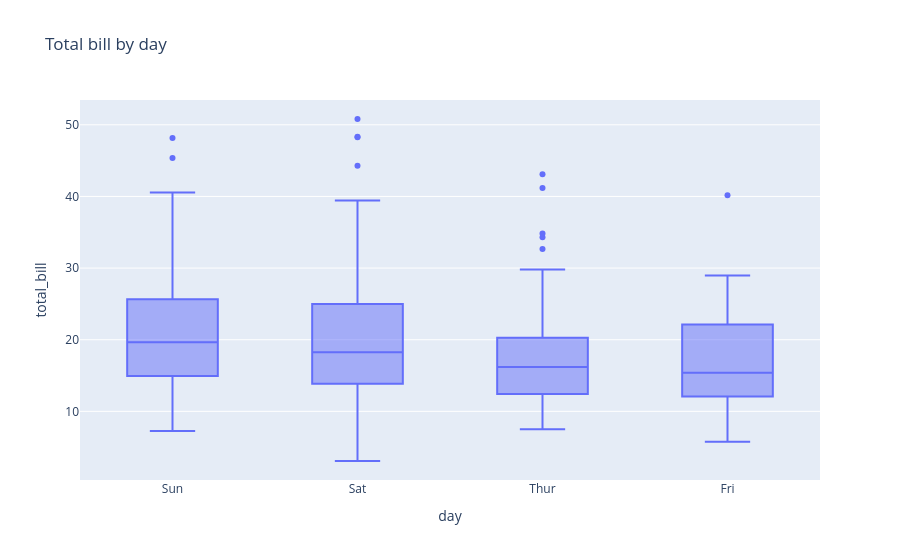

Write notebook code for a chart like this one.
### Markdown cell above
## 3. Does a number differ between groups? → `px.box`

A box plot summarizes a distribution in a few values:
- the line in the middle of the box is the **median**
- the box goes from the first quartile (25%) to the third quartile (75%)
- the points outside the whiskers are **outliers**

It is the best chart to compare a numeric variable across several groups.

### Code cell
fig = px.box(tips, x="day", y="total_bill", title="Total bill by day")
fig.show()

### Figure 1 — Plotly figure (JSON) as saved in the notebook; plotly's stock layout.template omitted (floating-point values rounded to 4 significant figures; data arrays with more than 128 entries replaced by an {"elided": "..."} marker saying what was removed)
{"data": [{"alignmentgroup": "True", "hovertemplate": "day=%{x}<br>total_bill=%{y}<extra></extra>", "legendgroup": "", "marker": {"color": "#636efa"}, "name": "", "notched": false, "offsetgroup": "", "orientation": "v", "showlegend": false, "type": "box", "x": {"elided": "244 str values"}, "x0": " ", "xaxis": "x", "y": {"elided": "244 float values"}, "y0": " ", "yaxis": "y"}], "layout": {"boxmode": "group", "legend": {"tracegroupgap": 0}, "title": {"text": "Total bill by day"}, "xaxis": {"anchor": "y", "domain": [0.0, 1.0], "title": {"text": "day"}}, "yaxis": {"anchor": "x", "domain": [0.0, 1.0], "title": {"text": "total_bill"}}}}
